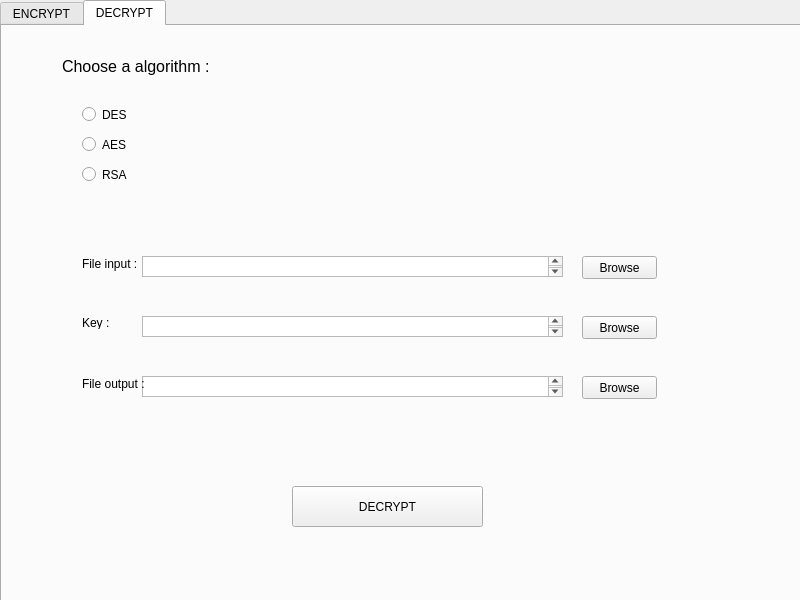
<?xml version="1.0" encoding="UTF-8"?>
<ui version="4.0">
 <class>Cryto</class>
 <widget class="QMainWindow" name="Cryto">
  <property name="geometry">
   <rect>
    <x>0</x>
    <y>0</y>
    <width>800</width>
    <height>600</height>
   </rect>
  </property>
  <property name="windowTitle">
   <string>Crypto</string>
  </property>
  <property name="animated">
   <bool>true</bool>
  </property>
  <widget class="QWidget" name="centralwidget">
   <widget class="QTabWidget" name="tabWidget">
    <property name="geometry">
     <rect>
      <x>0</x>
      <y>0</y>
      <width>841</width>
      <height>631</height>
     </rect>
    </property>
    <property name="currentIndex">
     <number>1</number>
    </property>
    <widget class="QWidget" name="Encrypt_2">
     <attribute name="title">
      <string>ENCRYPT</string>
     </attribute>
     <widget class="QPushButton" name="e_browse_input">
      <property name="geometry">
       <rect>
        <x>580</x>
        <y>230</y>
        <width>75</width>
        <height>23</height>
       </rect>
      </property>
      <property name="text">
       <string>Browse</string>
      </property>
     </widget>
     <widget class="QRadioButton" name="e_des_button">
      <property name="geometry">
       <rect>
        <x>80</x>
        <y>80</y>
        <width>82</width>
        <height>17</height>
       </rect>
      </property>
      <property name="text">
       <string>DES</string>
      </property>
     </widget>
     <widget class="QRadioButton" name="e_aes_button">
      <property name="geometry">
       <rect>
        <x>80</x>
        <y>110</y>
        <width>82</width>
        <height>17</height>
       </rect>
      </property>
      <property name="text">
       <string>AES</string>
      </property>
     </widget>
     <widget class="QRadioButton" name="e_rsa_button">
      <property name="geometry">
       <rect>
        <x>80</x>
        <y>140</y>
        <width>82</width>
        <height>17</height>
       </rect>
      </property>
      <property name="text">
       <string>RSA</string>
      </property>
     </widget>
     <widget class="QLabel" name="FileInputL">
      <property name="geometry">
       <rect>
        <x>80</x>
        <y>230</y>
        <width>61</width>
        <height>16</height>
       </rect>
      </property>
      <property name="text">
       <string>File input :</string>
      </property>
     </widget>
     <widget class="QLabel" name="KeyL">
      <property name="geometry">
       <rect>
        <x>80</x>
        <y>290</y>
        <width>47</width>
        <height>13</height>
       </rect>
      </property>
      <property name="text">
       <string>Key :</string>
      </property>
     </widget>
     <widget class="QLabel" name="FileOutputL">
      <property name="geometry">
       <rect>
        <x>80</x>
        <y>350</y>
        <width>71</width>
        <height>16</height>
       </rect>
      </property>
      <property name="text">
       <string>File output :</string>
      </property>
     </widget>
     <widget class="QPushButton" name="e_browse_output">
      <property name="geometry">
       <rect>
        <x>580</x>
        <y>350</y>
        <width>75</width>
        <height>23</height>
       </rect>
      </property>
      <property name="text">
       <string>Browse</string>
      </property>
     </widget>
     <widget class="QPushButton" name="e_encrypt">
      <property name="geometry">
       <rect>
        <x>290</x>
        <y>460</y>
        <width>191</width>
        <height>41</height>
       </rect>
      </property>
      <property name="text">
       <string>ENCRYPT</string>
      </property>
     </widget>
     <widget class="QPlainTextEdit" name="e_input_path">
      <property name="geometry">
       <rect>
        <x>140</x>
        <y>230</y>
        <width>421</width>
        <height>21</height>
       </rect>
      </property>
     </widget>
     <widget class="QPlainTextEdit" name="e_key">
      <property name="geometry">
       <rect>
        <x>140</x>
        <y>290</y>
        <width>421</width>
        <height>21</height>
       </rect>
      </property>
     </widget>
     <widget class="QPlainTextEdit" name="e_output_path">
      <property name="geometry">
       <rect>
        <x>140</x>
        <y>350</y>
        <width>421</width>
        <height>21</height>
       </rect>
      </property>
     </widget>
     <widget class="QLabel" name="label">
      <property name="geometry">
       <rect>
        <x>60</x>
        <y>30</y>
        <width>501</width>
        <height>21</height>
       </rect>
      </property>
      <property name="font">
       <font>
        <family>Microsoft JhengHei UI</family>
        <pointsize>12</pointsize>
       </font>
      </property>
      <property name="text">
       <string>Choose a algorithm :</string>
      </property>
     </widget>
     <widget class="QPushButton" name="e_generate">
      <property name="geometry">
       <rect>
        <x>230</x>
        <y>410</y>
        <width>101</width>
        <height>23</height>
       </rect>
      </property>
      <property name="text">
       <string>Generate</string>
      </property>
     </widget>
     <widget class="QLabel" name="label_3">
      <property name="geometry">
       <rect>
        <x>100</x>
        <y>410</y>
        <width>111</width>
        <height>16</height>
       </rect>
      </property>
      <property name="text">
       <string>Random key for RSA :</string>
      </property>
     </widget>
     <widget class="QPushButton" name="e_browse_key">
      <property name="geometry">
       <rect>
        <x>580</x>
        <y>290</y>
        <width>75</width>
        <height>23</height>
       </rect>
      </property>
      <property name="text">
       <string>Browse</string>
      </property>
     </widget>
    </widget>
    <widget class="QWidget" name="Decrypt">
     <attribute name="title">
      <string>DECRYPT</string>
     </attribute>
     <widget class="QPlainTextEdit" name="d_input_path">
      <property name="geometry">
       <rect>
        <x>140</x>
        <y>230</y>
        <width>421</width>
        <height>21</height>
       </rect>
      </property>
     </widget>
     <widget class="QPushButton" name="d_browse_output">
      <property name="geometry">
       <rect>
        <x>580</x>
        <y>350</y>
        <width>75</width>
        <height>23</height>
       </rect>
      </property>
      <property name="text">
       <string>Browse</string>
      </property>
     </widget>
     <widget class="QLabel" name="KeyL_4">
      <property name="geometry">
       <rect>
        <x>80</x>
        <y>290</y>
        <width>47</width>
        <height>13</height>
       </rect>
      </property>
      <property name="text">
       <string>Key :</string>
      </property>
     </widget>
     <widget class="QPushButton" name="d_browse_input">
      <property name="geometry">
       <rect>
        <x>580</x>
        <y>230</y>
        <width>75</width>
        <height>23</height>
       </rect>
      </property>
      <property name="text">
       <string>Browse</string>
      </property>
     </widget>
     <widget class="QPushButton" name="d_decrypt">
      <property name="geometry">
       <rect>
        <x>290</x>
        <y>460</y>
        <width>191</width>
        <height>41</height>
       </rect>
      </property>
      <property name="text">
       <string>DECRYPT</string>
      </property>
     </widget>
     <widget class="QLabel" name="FileInputL_4">
      <property name="geometry">
       <rect>
        <x>80</x>
        <y>230</y>
        <width>61</width>
        <height>16</height>
       </rect>
      </property>
      <property name="text">
       <string>File input :</string>
      </property>
     </widget>
     <widget class="QPlainTextEdit" name="d_output_path">
      <property name="geometry">
       <rect>
        <x>140</x>
        <y>350</y>
        <width>421</width>
        <height>21</height>
       </rect>
      </property>
     </widget>
     <widget class="QPlainTextEdit" name="d_key">
      <property name="geometry">
       <rect>
        <x>140</x>
        <y>290</y>
        <width>421</width>
        <height>21</height>
       </rect>
      </property>
     </widget>
     <widget class="QLabel" name="FileOutputL_4">
      <property name="geometry">
       <rect>
        <x>80</x>
        <y>350</y>
        <width>71</width>
        <height>16</height>
       </rect>
      </property>
      <property name="text">
       <string>File output :</string>
      </property>
     </widget>
     <widget class="QRadioButton" name="d_des_button">
      <property name="geometry">
       <rect>
        <x>80</x>
        <y>80</y>
        <width>82</width>
        <height>17</height>
       </rect>
      </property>
      <property name="text">
       <string>DES</string>
      </property>
     </widget>
     <widget class="QRadioButton" name="d_rsa_button">
      <property name="geometry">
       <rect>
        <x>80</x>
        <y>140</y>
        <width>82</width>
        <height>17</height>
       </rect>
      </property>
      <property name="text">
       <string>RSA</string>
      </property>
     </widget>
     <widget class="QRadioButton" name="d_aes_button">
      <property name="geometry">
       <rect>
        <x>80</x>
        <y>110</y>
        <width>82</width>
        <height>17</height>
       </rect>
      </property>
      <property name="text">
       <string>AES</string>
      </property>
     </widget>
     <widget class="QLabel" name="label_2">
      <property name="geometry">
       <rect>
        <x>60</x>
        <y>30</y>
        <width>501</width>
        <height>21</height>
       </rect>
      </property>
      <property name="font">
       <font>
        <family>Microsoft JhengHei UI</family>
        <pointsize>12</pointsize>
       </font>
      </property>
      <property name="text">
       <string>Choose a algorithm :</string>
      </property>
     </widget>
     <widget class="QPushButton" name="d_browse_key">
      <property name="geometry">
       <rect>
        <x>580</x>
        <y>290</y>
        <width>75</width>
        <height>23</height>
       </rect>
      </property>
      <property name="text">
       <string>Browse</string>
      </property>
     </widget>
    </widget>
   </widget>
  </widget>
 </widget>
 <resources/>
 <connections/>
</ui>
